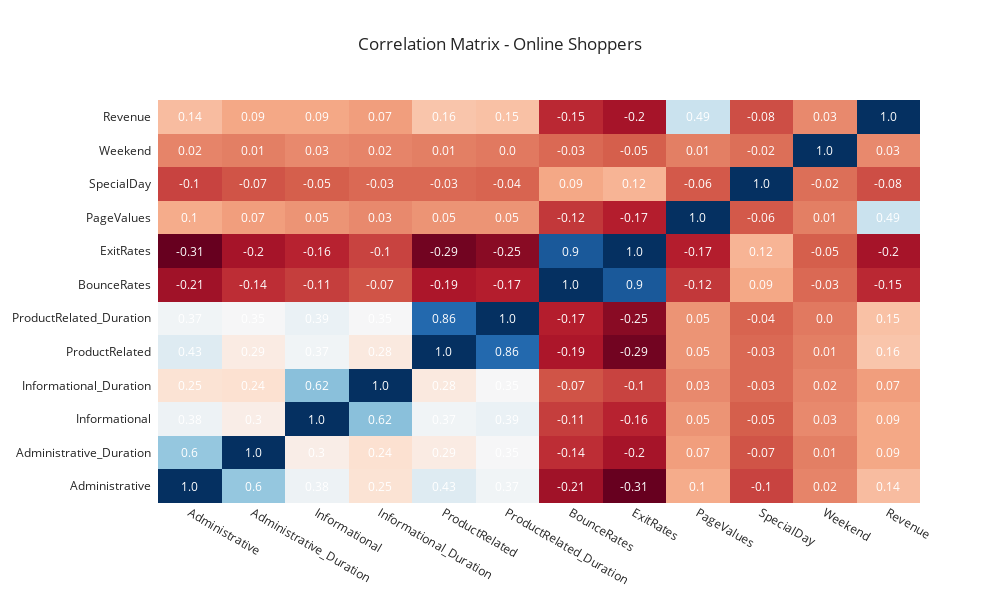

Write notebook code for a chart like this one.
### Code cell
corr_data = df.corr()
corr_data = corr_data.round(2)

data = corr_data.fillna(0).to_numpy().tolist()
xvals = corr_data.index.values.tolist()
yvals = corr_data.columns.to_list()

fig = ff.create_annotated_heatmap(
    data, 
    x=xvals, 
    y=yvals, 
    annotation_text=data,
    colorscale="RdBU")
fig.update_xaxes(side="bottom")    
fig.update_layout(
    title_text = "Correlation Matrix - Online Shoppers",
    template=plot_templ,
    width=1000,
    height=600)
fig.show()

### Figure 1 — Plotly figure (JSON) as saved in the notebook; plotly's stock layout.template omitted (floating-point values rounded to 4 significant figures; data arrays with more than 128 entries replaced by an {"elided": "..."} marker saying what was removed)
{"data": [{"colorscale": [[0, "rgb(103,0,31)"], [0.1, "rgb(178,24,43)"], [0.2, "rgb(214,96,77)"], [0.3, "rgb(244,165,130)"], [0.4, "rgb(253,219,199)"], [0.5, "rgb(247,247,247)"], [0.6, "rgb(209,229,240)"], [0.7, "rgb(146,197,222)"], [0.8, "rgb(67,147,195)"], [0.9, "rgb(33,102,172)"], [1, "rgb(5,48,97)"]], "reversescale": false, "showscale": false, "type": "heatmap", "x": ["Administrative", "Administrative_Duration", "Informational", "Informational_Duration", "ProductRelated", "ProductRelated_Duration", "BounceRates", "ExitRates", "PageValues", "SpecialDay", "Weekend", "Revenue"], "y": ["Administrative", "Administrative_Duration", "Informational", "Informational_Duration", "ProductRelated", "ProductRelated_Duration", "BounceRates", "ExitRates", "PageValues", "SpecialDay", "Weekend", "Revenue"], "z": {"elided": "12x12 float values"}}], "layout": {"annotations": [{"font": {"color": "#FFFFFF"}, "showarrow": false, "text": "1.0", "x": "Administrative", "xref": "x", "y": "Administrative", "yref": "y"}, {"font": {"color": "#FFFFFF"}, "showarrow": false, "text": "0.6", "x": "Administrative_Duration", "xref": "x", "y": "Administrative", "yref": "y"}, {"font": {"color": "#FFFFFF"}, "showarrow": false, "text": "0.38", "x": "Informational", "xref": "x", "y": "Administrative", "yref": "y"}, {"font": {"color": "#FFFFFF"}, "showarrow": false, "text": "0.25", "x": "Informational_Duration", "xref": "x", "y": "Administrative", "yref": "y"}, {"font": {"color": "#FFFFFF"}, "showarrow": false, "text": "0.43", "x": "ProductRelated", "xref": "x", "y": "Administrative", "yref": "y"}, {"font": {"color": "#FFFFFF"}, "showarrow": false, "text": "0.37", "x": "ProductRelated_Duration", "xref": "x", "y": "Administrative", "yref": "y"}, {"font": {"color": "#FFFFFF"}, "showarrow": false, "text": "-0.21", "x": "BounceRates", "xref": "x", "y": "Administrative", "yref": "y"}, {"font": {"color": "#FFFFFF"}, "showarrow": false, "text": "-0.31", "x": "ExitRates", "xref": "x", "y": "Administrative", "yref": "y"}, {"font": {"color": "#FFFFFF"}, "showarrow": false, "text": "0.1", "x": "PageValues", "xref": "x", "y": "Administrative", "yref": "y"}, {"font": {"color": "#FFFFFF"}, "showarrow": false, "text": "-0.1", "x": "SpecialDay", "xref": "x", "y": "Administrative", "yref": "y"}, {"font": {"color": "#FFFFFF"}, "showarrow": false, "text": "0.02", "x": "Weekend", "xref": "x", "y": "Administrative", "yref": "y"}, {"font": {"color": "#FFFFFF"}, "showarrow": false, "text": "0.14", "x": "Revenue", "xref": "x", "y": "Administrative", "yref": "y"}, {"font": {"color": "#FFFFFF"}, "showarrow": false, "text": "0.6", "x": "Administrative", "xref": "x", "y": "Administrative_Duration", "yref": "y"}, {"font": {"color": "#FFFFFF"}, "showarrow": false, "text": "1.0", "x": "Administrative_Duration", "xref": "x", "y": "Administrative_Duration", "yref": "y"}, {"font": {"color": "#FFFFFF"}, "showarrow": false, "text": "0.3", "x": "Informational", "xref": "x", "y": "Administrative_Duration", "yref": "y"}, {"font": {"color": "#FFFFFF"}, "showarrow": false, "text": "0.24", "x": "Informational_Duration", "xref": "x", "y": "Administrative_Duration", "yref": "y"}, {"font": {"color": "#FFFFFF"}, "showarrow": false, "text": "0.29", "x": "ProductRelated", "xref": "x", "y": "Administrative_Duration", "yref": "y"}, {"font": {"color": "#FFFFFF"}, "showarrow": false, "text": "0.35", "x": "ProductRelated_Duration", "xref": "x", "y": "Administrative_Duration", "yref": "y"}, {"font": {"color": "#FFFFFF"}, "showarrow": false, "text": "-0.14", "x": "BounceRates", "xref": "x", "y": "Administrative_Duration", "yref": "y"}, {"font": {"color": "#FFFFFF"}, "showarrow": false, "text": "-0.2", "x": "ExitRates", "xref": "x", "y": "Administrative_Duration", "yref": "y"}, {"font": {"color": "#FFFFFF"}, "showarrow": false, "text": "0.07", "x": "PageValues", "xref": "x", "y": "Administrative_Duration", "yref": "y"}, {"font": {"color": "#FFFFFF"}, "showarrow": false, "text": "-0.07", "x": "SpecialDay", "xref": "x", "y": "Administrative_Duration", "yref": "y"}, {"font": {"color": "#FFFFFF"}, "showarrow": false, "text": "0.01", "x": "Weekend", "xref": "x", "y": "Administrative_Duration", "yref": "y"}, {"font": {"color": "#FFFFFF"}, "showarrow": false, "text": "0.09", "x": "Revenue", "xref": "x", "y": "Administrative_Duration", "yref": "y"}, {"font": {"color": "#FFFFFF"}, "showarrow": false, "text": "0.38", "x": "Administrative", "xref": "x", "y": "Informational", "yref": "y"}, {"font": {"color": "#FFFFFF"}, "showarrow": false, "text": "0.3", "x": "Administrative_Duration", "xref": "x", "y": "Informational", "yref": "y"}, {"font": {"color": "#FFFFFF"}, "showarrow": false, "text": "1.0", "x": "Informational", "xref": "x", "y": "Informational", "yref": "y"}, {"font": {"color": "#FFFFFF"}, "showarrow": false, "text": "0.62", "x": "Informational_Duration", "xref": "x", "y": "Informational", "yref": "y"}, {"font": {"color": "#FFFFFF"}, "showarrow": false, "text": "0.37", "x": "ProductRelated", "xref": "x", "y": "Informational", "yref": "y"}, {"font": {"color": "#FFFFFF"}, "showarrow": false, "text": "0.39", "x": "ProductRelated_Duration", "xref": "x", "y": "Informational", "yref": "y"}, {"font": {"color": "#FFFFFF"}, "showarrow": false, "text": "-0.11", "x": "BounceRates", "xref": "x", "y": "Informational", "yref": "y"}, {"font": {"color": "#FFFFFF"}, "showarrow": false, "text": "-0.16", "x": "ExitRates", "xref": "x", "y": "Informational", "yref": "y"}, {"font": {"color": "#FFFFFF"}, "showarrow": false, "text": "0.05", "x": "PageValues", "xref": "x", "y": "Informational", "yref": "y"}, {"font": {"color": "#FFFFFF"}, "showarrow": false, "text": "-0.05", "x": "SpecialDay", "xref": "x", "y": "Informational", "yref": "y"}, {"font": {"color": "#FFFFFF"}, "showarrow": false, "text": "0.03", "x": "Weekend", "xref": "x", "y": "Informational", "yref": "y"}, {"font": {"color": "#FFFFFF"}, "showarrow": false, "text": "0.09", "x": "Revenue", "xref": "x", "y": "Informational", "yref": "y"}, {"font": {"color": "#FFFFFF"}, "showarrow": false, "text": "0.25", "x": "Administrative", "xref": "x", "y": "Informational_Duration", "yref": "y"}, {"font": {"color": "#FFFFFF"}, "showarrow": false, "text": "0.24", "x": "Administrative_Duration", "xref": "x", "y": "Informational_Duration", "yref": "y"}, {"font": {"color": "#FFFFFF"}, "showarrow": false, "text": "0.62", "x": "Informational", "xref": "x", "y": "Informational_Duration", "yref": "y"}, {"font": {"color": "#FFFFFF"}, "showarrow": false, "text": "1.0", "x": "Informational_Duration", "xref": "x", "y": "Informational_Duration", "yref": "y"}, {"font": {"color": "#FFFFFF"}, "showarrow": false, "text": "0.28", "x": "ProductRelated", "xref": "x", "y": "Informational_Duration", "yref": "y"}, {"font": {"color": "#FFFFFF"}, "showarrow": false, "text": "0.35", "x": "ProductRelated_Duration", "xref": "x", "y": "Informational_Duration", "yref": "y"}, {"font": {"color": "#FFFFFF"}, "showarrow": false, "text": "-0.07", "x": "BounceRates", "xref": "x", "y": "Informational_Duration", "yref": "y"}, {"font": {"color": "#FFFFFF"}, "showarrow": false, "text": "-0.1", "x": "ExitRates", "xref": "x", "y": "Informational_Duration", "yref": "y"}, {"font": {"color": "#FFFFFF"}, "showarrow": false, "text": "0.03", "x": "PageValues", "xref": "x", "y": "Informational_Duration", "yref": "y"}, {"font": {"color": "#FFFFFF"}, "showarrow": false, "text": "-0.03", "x": "SpecialDay", "xref": "x", "y": "Informational_Duration", "yref": "y"}, {"font": {"color": "#FFFFFF"}, "showarrow": false, "text": "0.02", "x": "Weekend", "xref": "x", "y": "Informational_Duration", "yref": "y"}, {"font": {"color": "#FFFFFF"}, "showarrow": false, "text": "0.07", "x": "Revenue", "xref": "x", "y": "Informational_Duration", "yref": "y"}, {"font": {"color": "#FFFFFF"}, "showarrow": false, "text": "0.43", "x": "Administrative", "xref": "x", "y": "ProductRelated", "yref": "y"}, {"font": {"color": "#FFFFFF"}, "showarrow": false, "text": "0.29", "x": "Administrative_Duration", "xref": "x", "y": "ProductRelated", "yref": "y"}, {"font": {"color": "#FFFFFF"}, "showarrow": false, "text": "0.37", "x": "Informational", "xref": "x", "y": "ProductRelated", "yref": "y"}, {"font": {"color": "#FFFFFF"}, "showarrow": false, "text": "0.28", "x": "Informational_Duration", "xref": "x", "y": "ProductRelated", "yref": "y"}, {"font": {"color": "#FFFFFF"}, "showarrow": false, "text": "1.0", "x": "ProductRelated", "xref": "x", "y": "ProductRelated", "yref": "y"}, {"font": {"color": "#FFFFFF"}, "showarrow": false, "text": "0.86", "x": "ProductRelated_Duration", "xref": "x", "y": "ProductRelated", "yref": "y"}, {"font": {"color": "#FFFFFF"}, "showarrow": false, "text": "-0.19", "x": "BounceRates", "xref": "x", "y": "ProductRelated", "yref": "y"}, {"font": {"color": "#FFFFFF"}, "showarrow": false, "text": "-0.29", "x": "ExitRates", "xref": "x", "y": "ProductRelated", "yref": "y"}, {"font": {"color": "#FFFFFF"}, "showarrow": false, "text": "0.05", "x": "PageValues", "xref": "x", "y": "ProductRelated", "yref": "y"}, {"font": {"color": "#FFFFFF"}, "showarrow": false, "text": "-0.03", "x": "SpecialDay", "xref": "x", "y": "ProductRelated", "yref": "y"}, {"font": {"color": "#FFFFFF"}, "showarrow": false, "text": "0.01", "x": "Weekend", "xref": "x", "y": "ProductRelated", "yref": "y"}, {"font": {"color": "#FFFFFF"}, "showarrow": false, "text": "0.16", "x": "Revenue", "xref": "x", "y": "ProductRelated", "yref": "y"}, {"font": {"color": "#FFFFFF"}, "showarrow": false, "text": "0.37", "x": "Administrative", "xref": "x", "y": "ProductRelated_Duration", "yref": "y"}, {"font": {"color": "#FFFFFF"}, "showarrow": false, "text": "0.35", "x": "Administrative_Duration", "xref": "x", "y": "ProductRelated_Duration", "yref": "y"}, {"font": {"color": "#FFFFFF"}, "showarrow": false, "text": "0.39", "x": "Informational", "xref": "x", "y": "ProductRelated_Duration", "yref": "y"}, {"font": {"color": "#FFFFFF"}, "showarrow": false, "text": "0.35", "x": "Informational_Duration", "xref": "x", "y": "ProductRelated_Duration", "yref": "y"}, {"font": {"color": "#FFFFFF"}, "showarrow": false, "text": "0.86", "x": "ProductRelated", "xref": "x", "y": "ProductRelated_Duration", "yref": "y"}, {"font": {"color": "#FFFFFF"}, "showarrow": false, "text": "1.0", "x": "ProductRelated_Duration", "xref": "x", "y": "ProductRelated_Duration", "yref": "y"}, {"font": {"color": "#FFFFFF"}, "showarrow": false, "text": "-0.17", "x": "BounceRates", "xref": "x", "y": "ProductRelated_Duration", "yref": "y"}, {"font": {"color": "#FFFFFF"}, "showarrow": false, "text": "-0.25", "x": "ExitRates", "xref": "x", "y": "ProductRelated_Duration", "yref": "y"}, {"font": {"color": "#FFFFFF"}, "showarrow": false, "text": "0.05", "x": "PageValues", "xref": "x", "y": "ProductRelated_Duration", "yref": "y"}, {"font": {"color": "#FFFFFF"}, "showarrow": false, "text": "-0.04", "x": "SpecialDay", "xref": "x", "y": "ProductRelated_Duration", "yref": "y"}, {"font": {"color": "#FFFFFF"}, "showarrow": false, "text": "0.0", "x": "Weekend", "xref": "x", "y": "ProductRelated_Duration", "yref": "y"}, {"font": {"color": "#FFFFFF"}, "showarrow": false, "text": "0.15", "x": "Revenue", "xref": "x", "y": "ProductRelated_Duration", "yref": "y"}, {"font": {"color": "#FFFFFF"}, "showarrow": false, "text": "-0.21", "x": "Administrative", "xref": "x", "y": "BounceRates", "yref": "y"}, {"font": {"color": "#FFFFFF"}, "showarrow": false, "text": "-0.14", "x": "Administrative_Duration", "xref": "x", "y": "BounceRates", "yref": "y"}, {"font": {"color": "#FFFFFF"}, "showarrow": false, "text": "-0.11", "x": "Informational", "xref": "x", "y": "BounceRates", "yref": "y"}, {"font": {"color": "#FFFFFF"}, "showarrow": false, "text": "-0.07", "x": "Informational_Duration", "xref": "x", "y": "BounceRates", "yref": "y"}, {"font": {"color": "#FFFFFF"}, "showarrow": false, "text": "-0.19", "x": "ProductRelated", "xref": "x", "y": "BounceRates", "yref": "y"}, {"font": {"color": "#FFFFFF"}, "showarrow": false, "text": "-0.17", "x": "ProductRelated_Duration", "xref": "x", "y": "BounceRates", "yref": "y"}, {"font": {"color": "#FFFFFF"}, "showarrow": false, "text": "1.0", "x": "BounceRates", "xref": "x", "y": "BounceRates", "yref": "y"}, {"font": {"color": "#FFFFFF"}, "showarrow": false, "text": "0.9", "x": "ExitRates", "xref": "x", "y": "BounceRates", "yref": "y"}, {"font": {"color": "#FFFFFF"}, "showarrow": false, "text": "-0.12", "x": "PageValues", "xref": "x", "y": "BounceRates", "yref": "y"}, {"font": {"color": "#FFFFFF"}, "showarrow": false, "text": "0.09", "x": "SpecialDay", "xref": "x", "y": "BounceRates", "yref": "y"}, {"font": {"color": "#FFFFFF"}, "showarrow": false, "text": "-0.03", "x": "Weekend", "xref": "x", "y": "BounceRates", "yref": "y"}, {"font": {"color": "#FFFFFF"}, "showarrow": false, "text": "-0.15", "x": "Revenue", "xref": "x", "y": "BounceRates", "yref": "y"}, {"font": {"color": "#FFFFFF"}, "showarrow": false, "text": "-0.31", "x": "Administrative", "xref": "x", "y": "ExitRates", "yref": "y"}, {"font": {"color": "#FFFFFF"}, "showarrow": false, "text": "-0.2", "x": "Administrative_Duration", "xref": "x", "y": "ExitRates", "yref": "y"}, {"font": {"color": "#FFFFFF"}, "showarrow": false, "text": "-0.16", "x": "Informational", "xref": "x", "y": "ExitRates", "yref": "y"}, {"font": {"color": "#FFFFFF"}, "showarrow": false, "text": "-0.1", "x": "Informational_Duration", "xref": "x", "y": "ExitRates", "yref": "y"}, {"font": {"color": "#FFFFFF"}, "showarrow": false, "text": "-0.29", "x": "ProductRelated", "xref": "x", "y": "ExitRates", "yref": "y"}, {"font": {"color": "#FFFFFF"}, "showarrow": false, "text": "-0.25", "x": "ProductRelated_Duration", "xref": "x", "y": "ExitRates", "yref": "y"}, {"font": {"color": "#FFFFFF"}, "showarrow": false, "text": "0.9", "x": "BounceRates", "xref": "x", "y": "ExitRates", "yref": "y"}, {"font": {"color": "#FFFFFF"}, "showarrow": false, "text": "1.0", "x": "ExitRates", "xref": "x", "y": "ExitRates", "yref": "y"}, {"font": {"color": "#FFFFFF"}, "showarrow": false, "text": "-0.17", "x": "PageValues", "xref": "x", "y": "ExitRates", "yref": "y"}, {"font": {"color": "#FFFFFF"}, "showarrow": false, "text": "0.12", "x": "SpecialDay", "xref": "x", "y": "ExitRates", "yref": "y"}, {"font": {"color": "#FFFFFF"}, "showarrow": false, "text": "-0.05", "x": "Weekend", "xref": "x", "y": "ExitRates", "yref": "y"}, {"font": {"color": "#FFFFFF"}, "showarrow": false, "text": "-0.2", "x": "Revenue", "xref": "x", "y": "ExitRates", "yref": "y"}, {"font": {"color": "#FFFFFF"}, "showarrow": false, "text": "0.1", "x": "Administrative", "xref": "x", "y": "PageValues", "yref": "y"}, {"font": {"color": "#FFFFFF"}, "showarrow": false, "text": "0.07", "x": "Administrative_Duration", "xref": "x", "y": "PageValues", "yref": "y"}, {"font": {"color": "#FFFFFF"}, "showarrow": false, "text": "0.05", "x": "Informational", "xref": "x", "y": "PageValues", "yref": "y"}, {"font": {"color": "#FFFFFF"}, "showarrow": false, "text": "0.03", "x": "Informational_Duration", "xref": "x", "y": "PageValues", "yref": "y"}, {"font": {"color": "#FFFFFF"}, "showarrow": false, "text": "0.05", "x": "ProductRelated", "xref": "x", "y": "PageValues", "yref": "y"}, {"font": {"color": "#FFFFFF"}, "showarrow": false, "text": "0.05", "x": "ProductRelated_Duration", "xref": "x", "y": "PageValues", "yref": "y"}, {"font": {"color": "#FFFFFF"}, "showarrow": false, "text": "-0.12", "x": "BounceRates", "xref": "x", "y": "PageValues", "yref": "y"}, {"font": {"color": "#FFFFFF"}, "showarrow": false, "text": "-0.17", "x": "ExitRates", "xref": "x", "y": "PageValues", "yref": "y"}, {"font": {"color": "#FFFFFF"}, "showarrow": false, "text": "1.0", "x": "PageValues", "xref": "x", "y": "PageValues", "yref": "y"}, {"font": {"color": "#FFFFFF"}, "showarrow": false, "text": "-0.06", "x": "SpecialDay", "xref": "x", "y": "PageValues", "yref": "y"}, {"font": {"color": "#FFFFFF"}, "showarrow": false, "text": "0.01", "x": "Weekend", "xref": "x", "y": "PageValues", "yref": "y"}, {"font": {"color": "#FFFFFF"}, "showarrow": false, "text": "0.49", "x": "Revenue", "xref": "x", "y": "PageValues", "yref": "y"}, {"font": {"color": "#FFFFFF"}, "showarrow": false, "text": "-0.1", "x": "Administrative", "xref": "x", "y": "SpecialDay", "yref": "y"}, {"font": {"color": "#FFFFFF"}, "showarrow": false, "text": "-0.07", "x": "Administrative_Duration", "xref": "x", "y": "SpecialDay", "yref": "y"}, {"font": {"color": "#FFFFFF"}, "showarrow": false, "text": "-0.05", "x": "Informational", "xref": "x", "y": "SpecialDay", "yref": "y"}, {"font": {"color": "#FFFFFF"}, "showarrow": false, "text": "-0.03", "x": "Informational_Duration", "xref": "x", "y": "SpecialDay", "yref": "y"}, {"font": {"color": "#FFFFFF"}, "showarrow": false, "text": "-0.03", "x": "ProductRelated", "xref": "x", "y": "SpecialDay", "yref": "y"}, {"font": {"color": "#FFFFFF"}, "showarrow": false, "text": "-0.04", "x": "ProductRelated_Duration", "xref": "x", "y": "SpecialDay", "yref": "y"}, {"font": {"color": "#FFFFFF"}, "showarrow": false, "text": "0.09", "x": "BounceRates", "xref": "x", "y": "SpecialDay", "yref": "y"}, {"font": {"color": "#FFFFFF"}, "showarrow": false, "text": "0.12", "x": "ExitRates", "xref": "x", "y": "SpecialDay", "yref": "y"}, {"font": {"color": "#FFFFFF"}, "showarrow": false, "text": "-0.06", "x": "PageValues", "xref": "x", "y": "SpecialDay", "yref": "y"}, {"font": {"color": "#FFFFFF"}, "showarrow": false, "text": "1.0", "x": "SpecialDay", "xref": "x", "y": "SpecialDay", "yref": "y"}, {"font": {"color": "#FFFFFF"}, "showarrow": false, "text": "-0.02", "x": "Weekend", "xref": "x", "y": "SpecialDay", "yref": "y"}, {"font": {"color": "#FFFFFF"}, "showarrow": false, "text": "-0.08", "x": "Revenue", "xref": "x", "y": "SpecialDay", "yref": "y"}, {"font": {"color": "#FFFFFF"}, "showarrow": false, "text": "0.02", "x": "Administrative", "xref": "x", "y": "Weekend", "yref": "y"}, {"font": {"color": "#FFFFFF"}, "showarrow": false, "text": "0.01", "x": "Administrative_Duration", "xref": "x", "y": "Weekend", "yref": "y"}, {"font": {"color": "#FFFFFF"}, "showarrow": false, "text": "0.03", "x": "Informational", "xref": "x", "y": "Weekend", "yref": "y"}, {"font": {"color": "#FFFFFF"}, "showarrow": false, "text": "0.02", "x": "Informational_Duration", "xref": "x", "y": "Weekend", "yref": "y"}, {"font": {"color": "#FFFFFF"}, "showarrow": false, "text": "0.01", "x": "ProductRelated", "xref": "x", "y": "Weekend", "yref": "y"}, {"font": {"color": "#FFFFFF"}, "showarrow": false, "text": "0.0", "x": "ProductRelated_Duration", "xref": "x", "y": "Weekend", "yref": "y"}, {"font": {"color": "#FFFFFF"}, "showarrow": false, "text": "-0.03", "x": "BounceRates", "xref": "x", "y": "Weekend", "yref": "y"}, {"font": {"color": "#FFFFFF"}, "showarrow": false, "text": "-0.05", "x": "ExitRates", "xref": "x", "y": "Weekend", "yref": "y"}, {"font": {"color": "#FFFFFF"}, "showarrow": false, "text": "0.01", "x": "PageValues", "xref": "x", "y": "Weekend", "yref": "y"}, {"font": {"color": "#FFFFFF"}, "showarrow": false, "text": "-0.02", "x": "SpecialDay", "xref": "x", "y": "Weekend", "yref": "y"}, {"font": {"color": "#FFFFFF"}, "showarrow": false, "text": "1.0", "x": "Weekend", "xref": "x", "y": "Weekend", "yref": "y"}, {"font": {"color": "#FFFFFF"}, "showarrow": false, "text": "0.03", "x": "Revenue", "xref": "x", "y": "Weekend", "yref": "y"}, {"font": {"color": "#FFFFFF"}, "showarrow": false, "text": "0.14", "x": "Administrative", "xref": "x", "y": "Revenue", "yref": "y"}, {"font": {"color": "#FFFFFF"}, "showarrow": false, "text": "0.09", "x": "Administrative_Duration", "xref": "x", "y": "Revenue", "yref": "y"}, {"font": {"color": "#FFFFFF"}, "showarrow": false, "text": "0.09", "x": "Informational", "xref": "x", "y": "Revenue", "yref": "y"}, {"font": {"color": "#FFFFFF"}, "showarrow": false, "text": "0.07", "x": "Informational_Duration", "xref": "x", "y": "Revenue", "yref": "y"}, {"font": {"color": "#FFFFFF"}, "showarrow": false, "text": "0.16", "x": "ProductRelated", "xref": "x", "y": "Revenue", "yref": "y"}, {"font": {"color": "#FFFFFF"}, "showarrow": false, "text": "0.15", "x": "ProductRelated_Duration", "xref": "x", "y": "Revenue", "yref": "y"}, {"font": {"color": "#FFFFFF"}, "showarrow": false, "text": "-0.15", "x": "BounceRates", "xref": "x", "y": "Revenue", "yref": "y"}, {"font": {"color": "#FFFFFF"}, "showarrow": false, "text": "-0.2", "x": "ExitRates", "xref": "x", "y": "Revenue", "yref": "y"}, {"font": {"color": "#FFFFFF"}, "showarrow": false, "text": "0.49", "x": "PageValues", "xref": "x", "y": "Revenue", "yref": "y"}, {"font": {"color": "#FFFFFF"}, "showarrow": false, "text": "-0.08", "x": "SpecialDay", "xref": "x", "y": "Revenue", "yref": "y"}, {"font": {"color": "#FFFFFF"}, "showarrow": false, "text": "0.03", "x": "Weekend", "xref": "x", "y": "Revenue", "yref": "y"}, {"font": {"color": "#FFFFFF"}, "showarrow": false, "text": "1.0", "x": "Revenue", "xref": "x", "y": "Revenue", "yref": "y"}], "height": 600, "title": {"text": "Correlation Matrix - Online Shoppers"}, "width": 1000, "xaxis": {"autorange": true, "dtick": 1, "gridcolor": "rgb(0, 0, 0)", "range": [-0.5, 11.5], "side": "bottom", "ticks": "", "type": "category"}, "yaxis": {"autorange": true, "dtick": 1, "range": [-0.5, 11.5], "ticks": "", "ticksuffix": "  ", "type": "category"}}}
